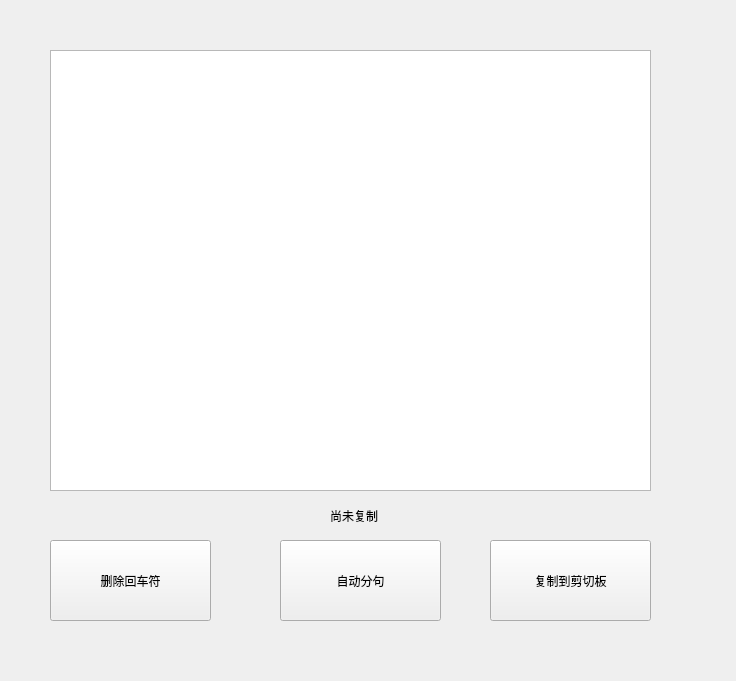
<?xml version="1.0" encoding="UTF-8"?>
<ui version="4.0">
 <class>Form</class>
 <widget class="QWidget" name="Form">
  <property name="geometry">
   <rect>
    <x>0</x>
    <y>0</y>
    <width>736</width>
    <height>681</height>
   </rect>
  </property>
  <property name="windowTitle">
   <string>Form</string>
  </property>
  <widget class="QPlainTextEdit" name="input">
   <property name="geometry">
    <rect>
     <x>50</x>
     <y>50</y>
     <width>601</width>
     <height>441</height>
    </rect>
   </property>
  </widget>
  <widget class="QPushButton" name="deleteEnter">
   <property name="geometry">
    <rect>
     <x>50</x>
     <y>540</y>
     <width>161</width>
     <height>81</height>
    </rect>
   </property>
   <property name="text">
    <string>删除回车符</string>
   </property>
  </widget>
  <widget class="QPushButton" name="toSentence">
   <property name="geometry">
    <rect>
     <x>280</x>
     <y>540</y>
     <width>161</width>
     <height>81</height>
    </rect>
   </property>
   <property name="text">
    <string>自动分句</string>
   </property>
  </widget>
  <widget class="QPushButton" name="copy">
   <property name="geometry">
    <rect>
     <x>490</x>
     <y>540</y>
     <width>161</width>
     <height>81</height>
    </rect>
   </property>
   <property name="text">
    <string>复制到剪切板</string>
   </property>
  </widget>
  <widget class="QLabel" name="label">
   <property name="geometry">
    <rect>
     <x>330</x>
     <y>510</y>
     <width>54</width>
     <height>12</height>
    </rect>
   </property>
   <property name="text">
    <string>尚未复制</string>
   </property>
  </widget>
 </widget>
 <resources/>
 <connections/>
</ui>
